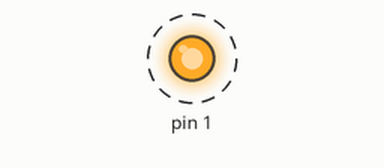
A sketch run on a simulated Arduino Uno, built with avr-gcc and run on an emulated ATmega328P. Parts: output pins drawn as LEDs (lit = HIGH). Dashed ring = blinking.

Above: at 0.12 s.
Timing chart, 0 to 3.0 s (numbered marks = the images above):
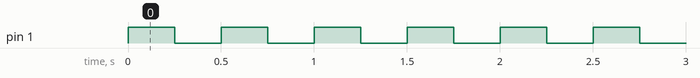

Measured:
- by itself, pin 1: alternates HIGH for 0.25 s and LOW for 0.25 s

The sketch:

FlashLED.ino
```cpp
void setup()
{
    // initialize digital pin 13 as an output.
    pinMode(PB1, OUTPUT);
}

void loop()
{
    digitalWrite(PB1, HIGH);
    delay(250);
    digitalWrite(PB1, LOW);
    delay(250);
}
```
